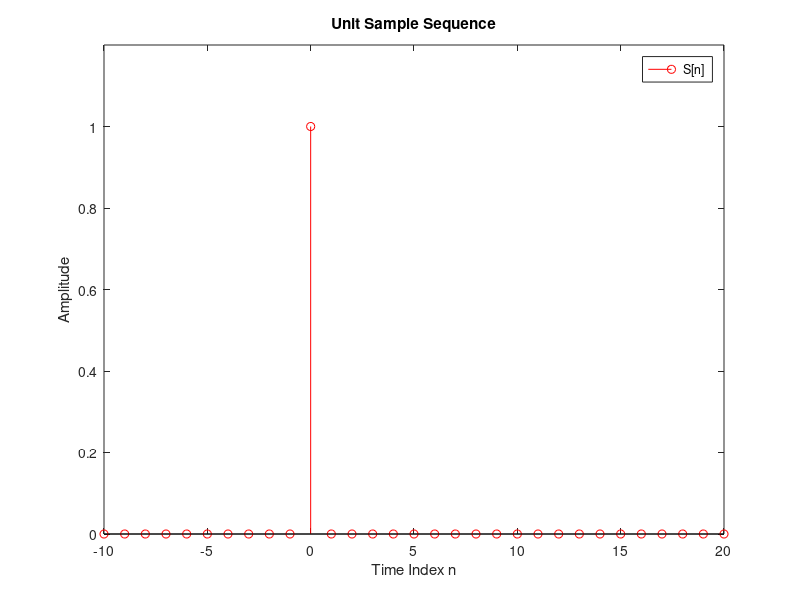

MATLAB code for this plot:
%Run A Program to Gnerate thr Unit Sample Sequence s(n) and display it.
%Generation of a Unit Sample Sequence
clf;
%Generate a vector from -10 t0 20
n=-10:20;
%Generation of a Unit Sample Sequence
s=[zeros(1,10) 1 zeros(1,20)];
%Plot The Unit Sample Sequence
stem(n,s,'r');
xlabel('Time Index n');
ylabel('Amplitude');
title('Unit Sample Sequence')
axis([-10 20 0 1.2]);
legend('S[n]');
